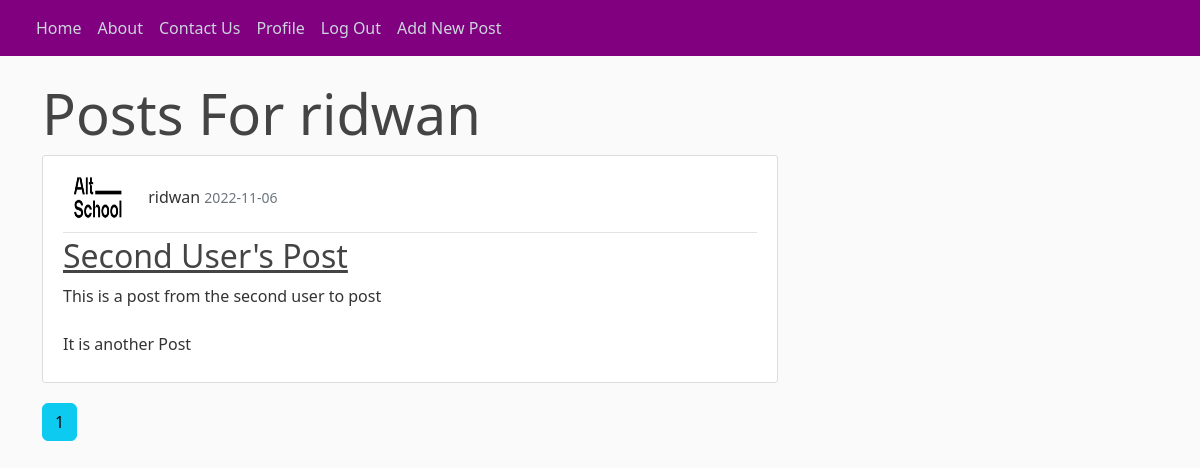
Page /user/1/posts (signed in) on the earlier database version.
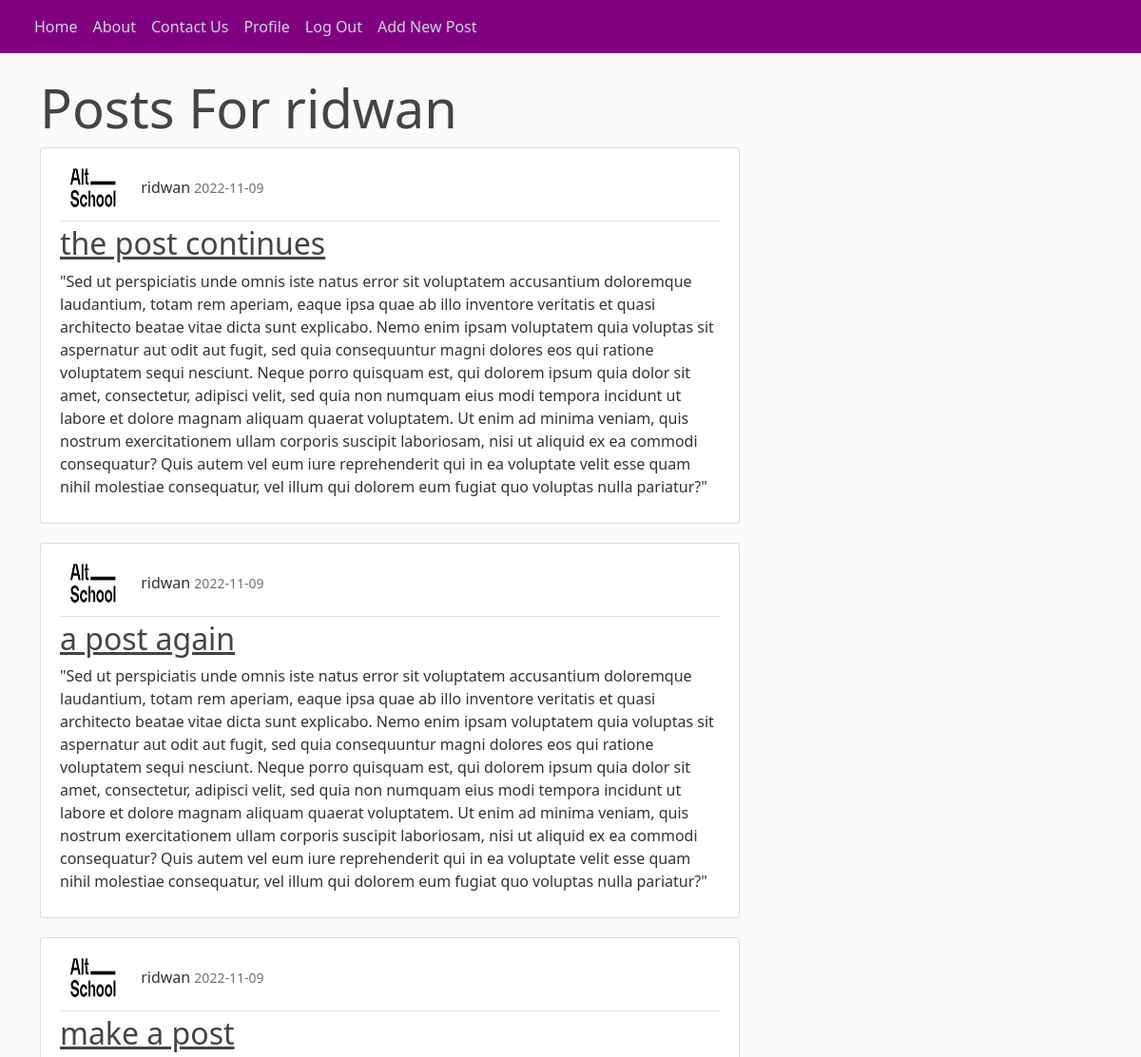
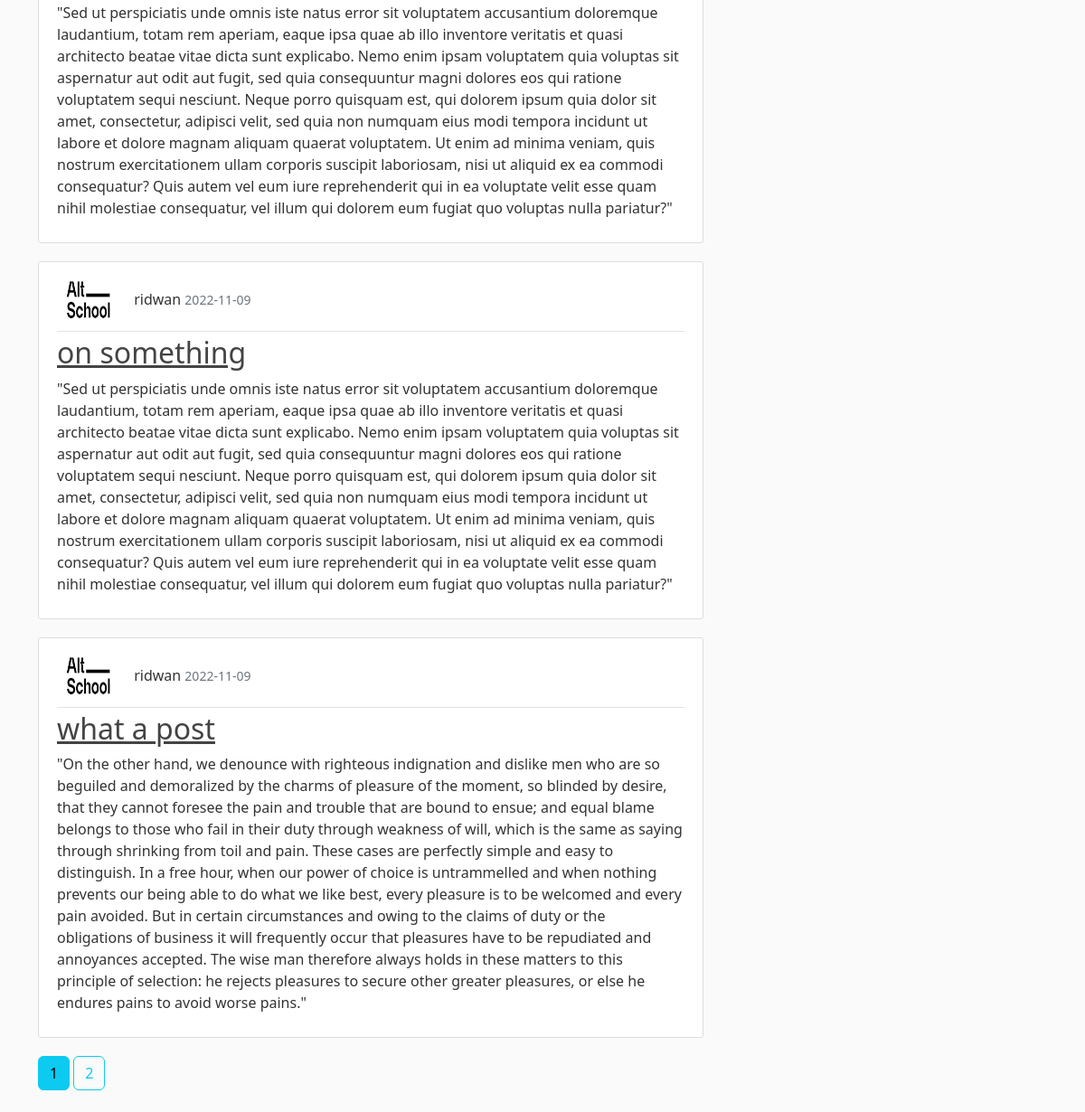
Same page on the later database version (2 pictures, top to bottom).
### altschool_blog_project/models.py (models this page shows, shortened)
class User(db.Model,UserMixin):
    __tablename__ = 'user'
    id = db.Column(db.Integer(), primary_key=True)
    username = db.Column(db.String(20), unique=True, nullable = False)
    email = db.Column(db.String(120), unique=True, nullable = False)
    image_file = db.Column(db.String(20), nullable = False, default = 'default.jpeg')
    password = db.Column(db.String(60), nullable = False)
    post = db.relationship('Post', backref = 'author', lazy=True)

class Post(db.Model):
    __tablename__ = 'post'
    id = db.Column(db.Integer(), primary_key=True)
    title = db.Column(db.String(100), nullable = False)
    date_posted = db.Column(db.DateTime, default=datetime.utcnow)
    content = db.Column(db.Text(), nullable = False)
    user_id = db.Column(db.Integer, db.ForeignKey('user.id'), nullable = False)

### altschool_blog_project/users/routes.py (the view)
@users.route('/user/<int:user_id>/posts', methods=['GET', 'POST'])
@login_required
def get_user_posts(user_id):
    page = request.args.get('page', 1, type=int)
    author = User.query.get_or_404(user_id)
    posts = Post.query.filter_by(author = author).order_by(Post.date_posted.desc()).paginate(page=page, per_page = 5)
    return render_template('user_posts.html', title = author.username, author = author, posts = posts)

### altschool_blog_project/models.py (called while the page is built)
@login_manager.user_loader
def load_user(user_id):
    return User.query.get(int(user_id))

### altschool_blog_project/templates/user_posts.html
{% extends "base.html" %}
{% block content %}
    <div class="jumbotron">
        <h1 class="display-4"> Posts For {{author.username}} </h1>
    </div>
    {% for post in posts.items %}
        <article class="media content-section">
            <div class="media-body">
                <div class="article-metadata">
                    <img class="rounded-circle article-img" src="{{url_for('static', filename='profile_pics/'+post.author.image_file)}}" alt="">
                    {{ post.author.username }}
                    <small class="text-muted">{{ post.date_posted.strftime('%Y-%m-%d ') }}</small>
                </div>
                <h2><a class="article-title" href="{{url_for('posts.post', post_id=post.id)}}">{{ post.title }}</a></h2>
                <p class="article-content">{{ post.content }}</p>
            </div>
        </article>
    {% endfor %}
    {% for page_num in posts.iter_pages(left_edge = 1, right_edge = 1, left_current = 1, right_current = 2) %}
    {% if page_num %}
        {% if posts.page == page_num %}
            <a class="btn btn-info mb-4" href="{{url_for('main.home', page = page_num)}}"> {{page_num}} </a>
        {% else %}
            <a class="btn btn-outline-info mb-4" href="{{url_for('main.home', page = page_num)}}"> {{page_num}} </a>
        {% endif %}
    {% else %}
        ...
    {% endif %}
{% endfor %}
{% endblock %}

### altschool_blog_project/templates/base.html (shortened to what this page needs)
<!DOCTYPE html>
<html lang="en">
<head>
    <link href="https://cdn.jsdelivr.net/npm/bootstrap@5.2.2/dist/css/bootstrap.min.css" rel="stylesheet">
    <link rel="stylesheet" type="text/css" href="{{ url_for('static', filename='main.css') }}">
</head>
<body>
    <header class="site-header">
        <nav class="navbar navbar-expand-md bg-steel fixed-top" >
            <div class="container-fluid">
                <div class="collapse navbar-collapse" id="navbarToggle">
                <div class="navbar-nav mr-auto">
                    <a class="nav-item nav-link" href="{{url_for('main.home')}}">Home</a>
                    <a class="nav-item nav-link" href="{{url_for('main.about')}}">About</a>
                    <a class="nav-item nav-link" href="{{url_for('main.contact')}}">Contact Us</a>
                </div>
                <div class="navbar-nav">
                    {% if current_user.is_authenticated %}
                        <a class="nav-item nav-link" href="{{url_for('users.profile')}}"> Profile </a>
                        <a class="nav-item nav-link" href="{{url_for('users.logout')}}">Log Out</a>
                        <a class="nav-item nav-link" href="{{url_for('posts.create_post')}}">Add New Post</a>
                    {% else %}
                        <a class="nav-item nav-link" href="{{url_for('users.login')}}">Login</a>
                        <a class="nav-item nav-link" href="{{url_for('users.register')}}">Register</a>
                    {%endif%}
                </div>
            </div>
        </nav>
    </header>
    <main role="main" class="container">
        <div class="row">
            <div class="col-md-8">
                {% block content %}  {% endblock %}
            </div>
        </div>
    </main>
</body>
</html>

### altschool_blog_project/static/main.css (style rules this page uses)
body { background: #fafafa; color: #333333; margin-top: 5rem; }
h1, h2, h3, h4, h5, h6 { color: #444444; }
.bg-steel { background-color: purple; }
.site-header .navbar-nav .nav-link { color: #cbd5db; }
.content-section { background: #ffffff; padding: 10px 20px; border: 1px solid #dddddd; border-radius: 3px; margin-bottom: 20px; }
.article-title { color: #444444; }
.article-content { white-space: pre-line; }
.article-img { height: 65px; width: 65px; margin-right: 16px; }
.article-metadata { padding-bottom: 1px; margin-bottom: 4px; border-bottom: 1px solid #e3e3e3 }

Differences in the rows shown:
no longer on this page (row unchanged): Post: image_file (placeholder picture), author.username "ridwan", date_posted "2022-11-06", title "Second User's Post", content "This is a post from the second user to post It is another Post"
added Post: image_file (placeholder picture), author.username "ridwan", date_posted "2022-11-09", title "the post continues", content "\"Sed ut perspiciatis unde omnis iste natus error sit voluptatem accusantium doloremque laudantium, totam rem aperiam, eaque ipsa quae ab illo inventore veritatis et quasi architecto beatae vitae dicta sunt explicabo. Nemo enim ipsam voluptatem quia voluptas sit aspernatur aut odit aut fugit, sed quia consequuntur magni dolores eos qui ratione voluptatem sequi nesciunt. Neque porro quisquam est, qui dolorem ipsum quia dolor sit amet, consectetur, adipisci velit, sed quia non numquam eius modi tempora incidunt ut labore et dolore magnam aliquam quaerat voluptatem. Ut enim ad minima veniam, quis nostrum exercitationem ullam corporis suscipit laboriosam, nisi ut aliquid ex ea commodi…"
added Post: image_file (placeholder picture), author.username "ridwan", date_posted "2022-11-09", title "a post again", content "\"Sed ut perspiciatis unde omnis iste natus error sit voluptatem accusantium doloremque laudantium, totam rem aperiam, eaque ipsa quae ab illo inventore veritatis et quasi architecto beatae vitae dicta sunt explicabo. Nemo enim ipsam voluptatem quia voluptas sit aspernatur aut odit aut fugit, sed quia consequuntur magni dolores eos qui ratione voluptatem sequi nesciunt. Neque porro quisquam est, qui dolorem ipsum quia dolor sit amet, consectetur, adipisci velit, sed quia non numquam eius modi tempora incidunt ut labore et dolore magnam aliquam quaerat voluptatem. Ut enim ad minima veniam, quis nostrum exercitationem ullam corporis suscipit laboriosam, nisi ut aliquid ex ea commodi…"
added Post: image_file (placeholder picture), author.username "ridwan", date_posted "2022-11-09", title "make a post", content "\"Sed ut perspiciatis unde omnis iste natus error sit voluptatem accusantium doloremque laudantium, totam rem aperiam, eaque ipsa quae ab illo inventore veritatis et quasi architecto beatae vitae dicta sunt explicabo. Nemo enim ipsam voluptatem quia voluptas sit aspernatur aut odit aut fugit, sed quia consequuntur magni dolores eos qui ratione voluptatem sequi nesciunt. Neque porro quisquam est, qui dolorem ipsum quia dolor sit amet, consectetur, adipisci velit, sed quia non numquam eius modi tempora incidunt ut labore et dolore magnam aliquam quaerat voluptatem. Ut enim ad minima veniam, quis nostrum exercitationem ullam corporis suscipit laboriosam, nisi ut aliquid ex ea commodi…"
added Post: image_file (placeholder picture), author.username "ridwan", date_posted "2022-11-09", title "on something", content "\"Sed ut perspiciatis unde omnis iste natus error sit voluptatem accusantium doloremque laudantium, totam rem aperiam, eaque ipsa quae ab illo inventore veritatis et quasi architecto beatae vitae dicta sunt explicabo. Nemo enim ipsam voluptatem quia voluptas sit aspernatur aut odit aut fugit, sed quia consequuntur magni dolores eos qui ratione voluptatem sequi nesciunt. Neque porro quisquam est, qui dolorem ipsum quia dolor sit amet, consectetur, adipisci velit, sed quia non numquam eius modi tempora incidunt ut labore et dolore magnam aliquam quaerat voluptatem. Ut enim ad minima veniam, quis nostrum exercitationem ullam corporis suscipit laboriosam, nisi ut aliquid ex ea commodi…"
added Post: image_file (placeholder picture), author.username "ridwan", date_posted "2022-11-09", title "what a post", content "\"On the other hand, we denounce with righteous indignation and dislike men who are so beguiled and demoralized by the charms of pleasure of the moment, so blinded by desire, that they cannot foresee the pain and trouble that are bound to ensue; and equal blame belongs to those who fail in their duty through weakness of will, which is the same as saying through shrinking from toil and pain. These cases are perfectly simple and easy to distinguish. In a free hour, when our power of choice is untrammelled and when nothing prevents our being able to do what we like best, every pleasure is to be welcomed and every pain avoided. But in certain circumstances and owing to the claims of duty or the…"
Other differences:
new list line: "2"
